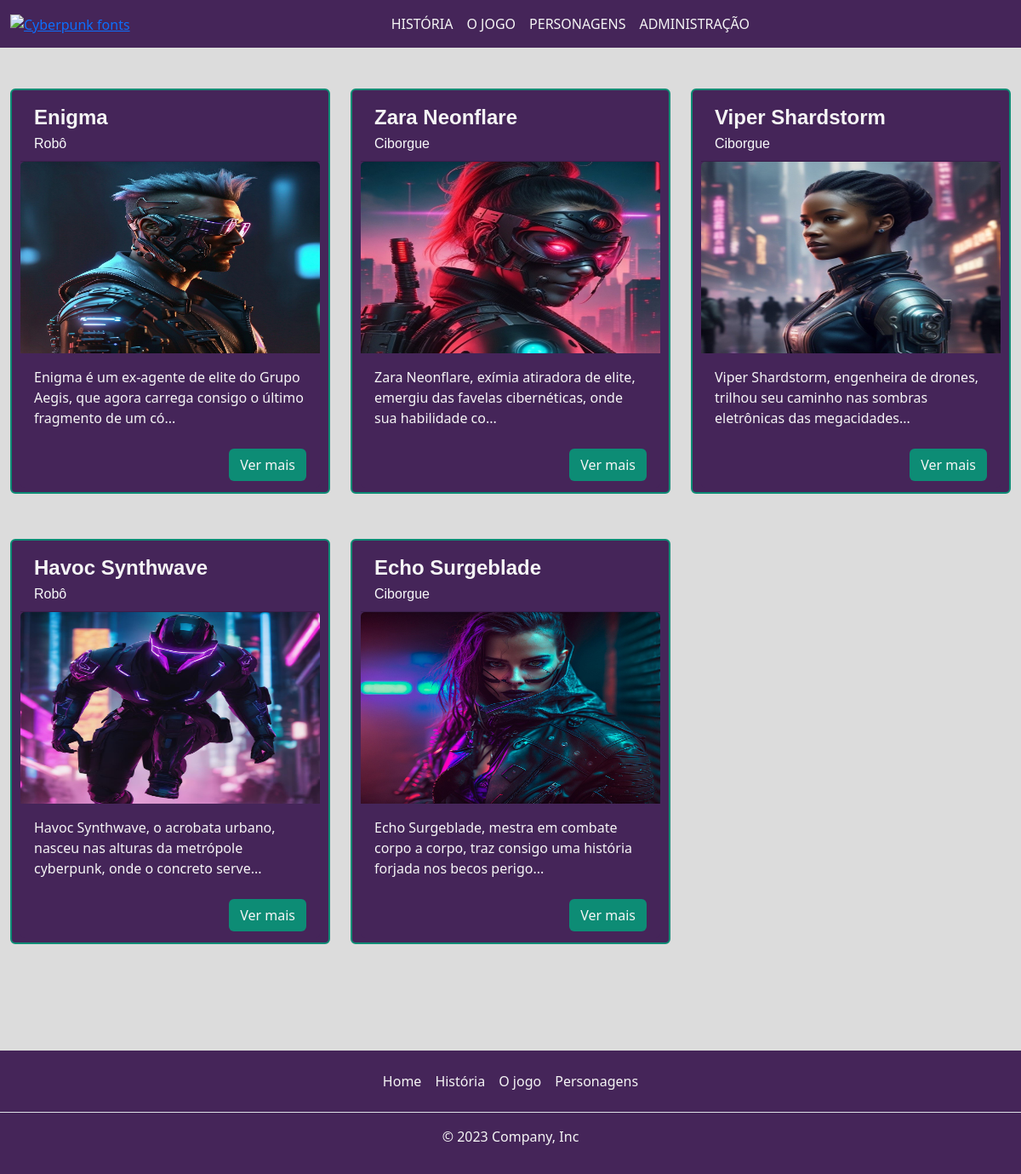
/personagens, run on an earlier commit of the app's database.
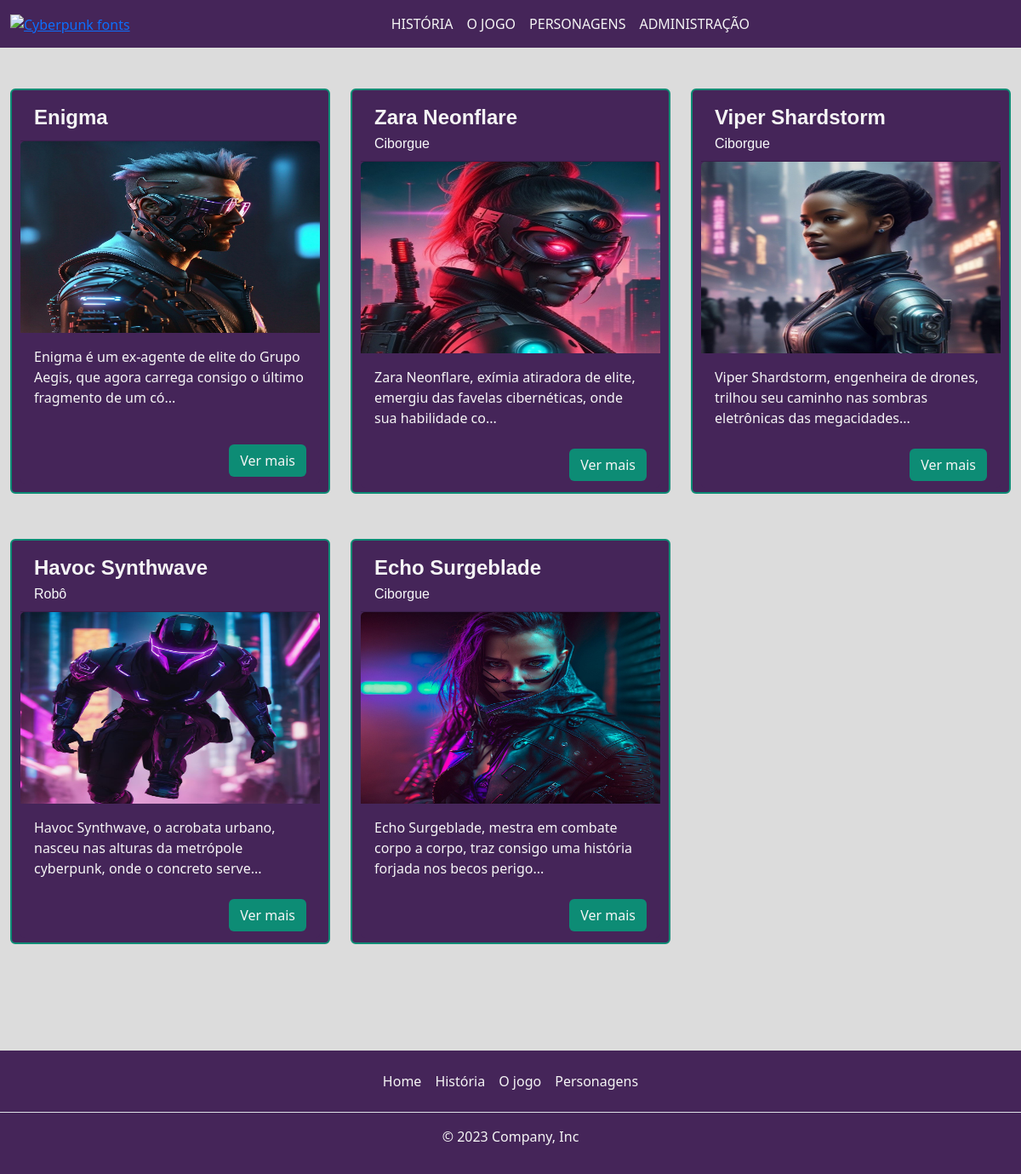
And on a later commit of the database.
### tables this page shows
CREATE TABLE "personagens" (
	"id"	integer,
	"nome"	text NOT NULL,
	"ocupacao"	text NOT NULL,
	"forca"	integer NOT NULL,
	"destreza"	integer NOT NULL,
	"inteligencia"	integer NOT NULL,
	"idade"	integer,
	"habilidade"	TEXT NOT NULL,
	"historia"	text,
	"imagem"	text,
	PRIMARY KEY("id" AUTOINCREMENT)
);

### app.py (the view)
@app.route("/personagens")
def exibir_personagens():
    lista_personagens = db_utils.retornar_personagens()
    return render_template("public/personagens.html", personagens=lista_personagens)

### db_utils.py (called while the page is built)
def retornar_personagens():
    try:
        conn = sqlite3.connect("database.db")
        cursor = conn.cursor()
        sql_select = "SELECT * FROM personagens"
        cursor.execute(sql_select)
        personagens = cursor.fetchall()
        conn.close()
        return personagens
    except:
        return False

### templates/public/personagens.html (shortened to what this page needs)
{% extends 'base-public.html' %}
{% block public_content %}
<div class="album py-5">
    <div class="container">
        <div class="row">
            {% for id, nome, classe, forca, destreza, inteligencia, idade, habilidade, historia, imagem in personagens %}
                {% set historia_resumida = "historia" if historia|length < 100 else historia[:100] ~ '...' %}
                <div class="col-md-4">
                    <div class="card mb-5">
                        <div class="card-header text-light">
                            <h4 class="card-title">{{ nome }}</h4>
                            <p class="card-subtitle">{{ classe }}</p>
                        </div>
                        <img class="card-img-top" alt="Thumbnail [100%x225]" src="{{ imagem }}">
                        <div class="card-body">
                            <p class="card-text">{{ historia_resumida }}</p>
                        </div>
                        <div class="card-footer d-flex justify-content-end">
                            <button type="button" class="btn" data-bs-toggle="modal" data-bs-target="#exampleModal{{ loop.index }}">
                                Ver mais
                            </button>
                        </div>
                    </div>
                </div>
            {% endfor %}
        </div>
    </div>
</div>
{% endblock %}

What changed in the data, as far as the page shows it:
changed personagens "Enigma": ocupacao "Robô" → (not shown)
